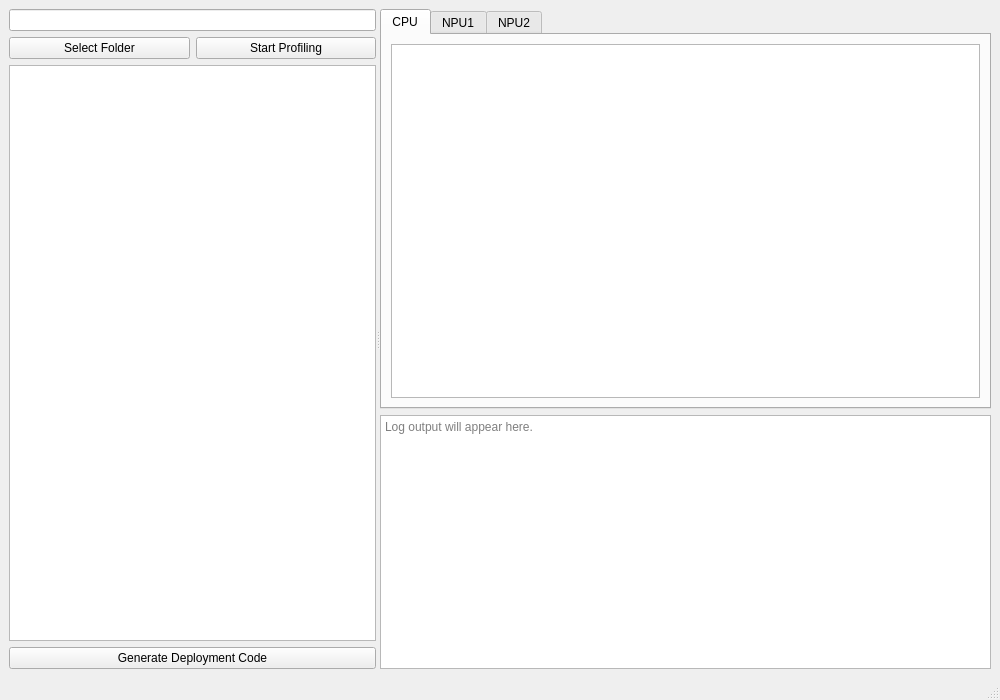
<?xml version="1.0" encoding="UTF-8"?>
<ui version="4.0">
 <class>ONNXProfiler</class>
 <widget class="QMainWindow" name="ONNXProfiler">
  <property name="geometry">
   <rect><x>0</x><y>0</y><width>1000</width><height>700</height></rect>
  </property>
  <property name="windowTitle">
   <string>MPOpt: Optimized Multi-Model Deployment</string>
  </property>

  <widget class="QWidget" name="centralwidget">
   <layout class="QHBoxLayout" name="mainLayout" stretch="3,5" spacing="10">
    <item>
     <widget class="QSplitter" name="main_splitter">
      <property name="orientation">
       <enum>Qt::Horizontal</enum>
      </property>

      <!-- Left Panel -->
      <widget class="QWidget" name="left_panel">
       <layout class="QVBoxLayout" name="leftLayout" spacing="10" margin="10">
        <item><widget class="QLineEdit" name="folder_input"/></item>
        <item>
         <layout class="QHBoxLayout" name="button_layout">
          <item>
           <widget class="QPushButton" name="browse_button">
            <property name="text"><string>Select Folder</string></property>
           </widget>
          </item>
          <item>
           <widget class="QPushButton" name="profile_button">
            <property name="text"><string>Start Profiling</string></property>
           </widget>
          </item>
         </layout>
        </item>
        <item>
         <widget class="QTreeView" name="model_tree_view">
          <property name="minimumSize">
           <size><width>300</width><height>300</height></size>
          </property>
         </widget>
        </item>
        <item>
         <widget class="QPushButton" name="generate_button">
          <property name="text">
           <string>Generate Deployment Code</string>
          </property>
         </widget>
        </item>
       </layout>
      </widget>

      <!-- Right Panel -->
      <widget class="QWidget" name="right_panel">
       <layout class="QVBoxLayout" name="rightLayout" spacing="10" margin="10">

        <!-- Tabs -->
        <item>
         <widget class="QTabWidget" name="result_tab_widget">
          <property name="minimumSize">
           <size><width>500</width><height>400</height></size>
          </property>

          <widget class="QWidget" name="cpu_tab">
           <attribute name="title"><string>CPU</string></attribute>
           <layout class="QVBoxLayout" name="cpu_layout">
            <item><widget class="QTableWidget" name="cpu_table"/></item>
           </layout>
          </widget>

          <widget class="QWidget" name="npu1_tab">
           <attribute name="title"><string>NPU1</string></attribute>
           <layout class="QVBoxLayout" name="npu1_layout">
            <item><widget class="QTableWidget" name="npu1_table"/></item>
           </layout>
          </widget>

          <widget class="QWidget" name="npu2_tab">
           <attribute name="title"><string>NPU2</string></attribute>
           <layout class="QVBoxLayout" name="npu2_layout">
            <item><widget class="QTableWidget" name="npu2_table"/></item>
           </layout>
          </widget>
         </widget>
        </item>

        <!-- Log Output -->
        <item>
         <widget class="QPlainTextEdit" name="log_output">
          <property name="readOnly"><bool>true</bool></property>
          <property name="placeholderText"><string>Log output will appear here.</string></property>
         </widget>
        </item>

       </layout>
      </widget>
     </widget>
    </item>
   </layout>
  </widget>

  <widget class="QMenuBar" name="menubar"/>
  <widget class="QStatusBar" name="statusbar"/>
 </widget>
 <resources/>
 <connections/>
</ui>
